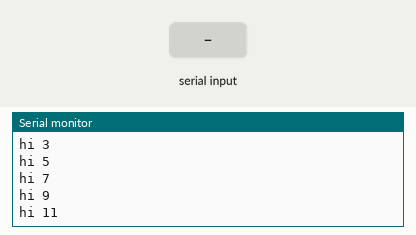
Recording of a sketch running on a simulated Arduino Uno, built with avr-gcc and run on an emulated ATmega328P. Shown: the last lines printed to the serial monitor. Inputs (shaded band) come from the test bench.

Above: at 1.2 s.
1.3 s: "r\n" received over Serial
3.1 s: byte 119 ('w') received over Serial
At 3.56 s:
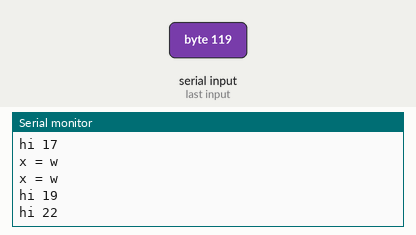
4.7 s: byte 115 ('s') received over Serial
At 5.16 s:
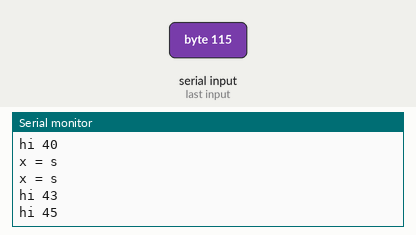
6.3 s: byte 100 ('d') received over Serial
7.9 s: "w\n" received over Serial
At 8.56 s:
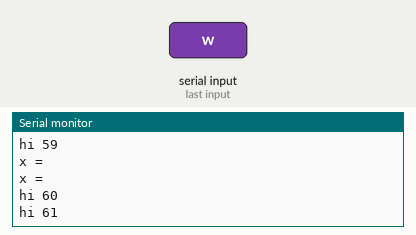
Timing chart, 0 to 10.4 s (numbered marks = the images above; inputs shaded):
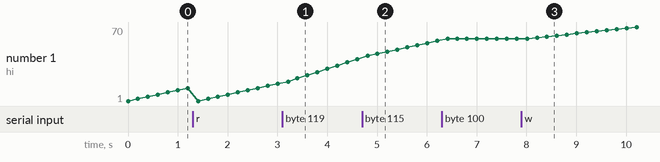

Measured:
- after the input at 3.1 s, the serial monitor: prints a new line after 0.10 s (image 1)
- after the input at 4.7 s, the serial monitor: prints a new line after 0.10 s (image 2)
- after the input at 7.9 s, the serial monitor: prints a new line after 0.11 s (image 3)
- plotted number 1: 17 → 40 after the input at 3.1 s, 40 → 57 after the input at 4.7 s, 59 → 70 after the input at 7.9 s

The sketch:

ReidMorse.ino
```cpp
unsigned long i;
char x;
int z;
void setup()
{
  i = 1;
  Serial.begin(9600);
  z = 2;
}

void loop()
{
  if (Serial.available()  )  {
    x = Serial.read();
    Serial.print("x = ");
    Serial.print(x);
    Serial.print("\n");
    if (x == 'r') {

      i = 1;

    }
    if (x == 'w') {
      z = z + 1;
    }
    if (x == 's') {
      z = z - 1;
    }
    if (x == 'd'){
      z = 0;
    }

    Serial.print("x = ");
    Serial.print(x);
    Serial.print("\n");
  }
  Serial.print("hi ");
  Serial.print(i);
  i = i + z;
  Serial.print(" \n");
  delay(200);
  if (i == 0) {
    i = 1;
  }
}
```
